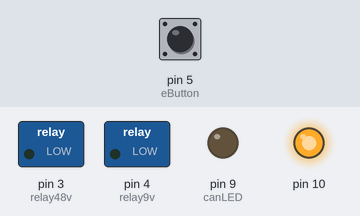
The sketch below on a simulated Arduino Uno, built with avr-gcc and run on an emulated ATmega328P. On the bench: switched loads named in the sketch (green lamp = pin HIGH), output pins drawn as LEDs (lit = HIGH). The inputs (shaded band) are chosen by the test bench; at power-on: pin 5 (eButton) HIGH. What the sketch prints to the serial monitor is not drawn.

Above: at 0.3 s.
Timing chart, 0 to 1.8 s (numbered marks = the images above):
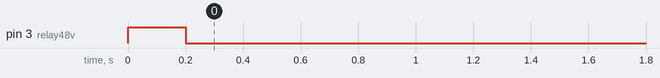

Measured:
- by itself, pin 3 (relay48v): HIGH → LOW at 0.20 s

The sketch:

sterfBoard.ino
```cpp
#include <SPI.h>
#include <mcp2515.h>
#include "can_ids.h"

MCP2515 mcp2515(10);

const int relay48v    = 3;
const int relay9v     = 4;
const int eButton     = 5;
const int autoButton  = 6;
const int res1Button  = 7;
const int res2Button  = 8;
const int canLED      = 9;
unsigned long canLEDtime = 0;
const int cubePWM     = A0;

const uint32_t heartbeatInterval = 200;
const bool ENABLE_BOARD_FAULTS   = true;
const uint8_t BOARD_TIMEOUT_MULT = 2;

unsigned long nowMS                   = millis();
unsigned long lastHeartbeatTime       = 0;
unsigned long lastSerialHeartbeatTime = nowMS;
bool serialHeartbeatReceived          = false;

bool ackSignalInvalid = true;
unsigned long lastAckTime  = nowMS;
unsigned long noAckTimeout = 500;
bool noAckReceived = true;
int hbSignal = 0;

unsigned long lastCanSig      = nowMS;
const unsigned long canLEDDur = 50;

float steeringAngle, steeringAngleVelocity, velocity,
      acceleration, jerk, gpsVelocity;

float velocitySetpoint       = 0.0;
float velocityFeedback       = 0.0;
float steeringRateSetPoint   = 0.0;
float steeringAngleFeedback  = 0.0;

float brakePositionFeedback  = 0.0;
float brakePctFeedback       = 0.0;

unsigned long lastAxelBrakeFeedback = 0;
unsigned long lastSteeringFeedback  = 0;
unsigned long lastBrakeFeedback     = 0;

bool axelBrakeAlive = false;
bool steeringAlive  = false;
bool brakeAlive     = false;

enum HbSignal  { DISARMED = 0, VALID_ARMED = 1, INVALID_ARMED = 2 };
enum Mode      { MANUAL = 0, AUTO = 1, EMERGENCY = 2 };

#define DEBUG_ENABLED
#ifdef DEBUG_ENABLED
  #define Debug Serial
#else
  #define Debug if (false) Serial
#endif

void sendHeartbeatMessage(int mode);
void sendCANMessages();
void checkCANMessages();
void led_maintenance();
void parseSerialData(String inputData);
void floatToBytes(float value, uint8_t* bytes);
void updateBoardAliveFlags(unsigned long now);
bool anyCriticalBoardMissing();
void sendSerialFeedbackToJetson();
void handleSerialInput(unsigned long now);

void setup() {
  Serial.begin(115200);
  SPI.begin();
  mcp2515.reset();
  mcp2515.setBitrate(CAN_500KBPS, MCP_8MHZ);
  mcp2515.setNormalMode();

  pinMode(relay48v,    OUTPUT);
  pinMode(relay9v,     OUTPUT);
  pinMode(eButton,     INPUT);
  pinMode(autoButton,  INPUT_PULLUP);
  pinMode(res1Button,  INPUT_PULLUP);
  pinMode(res2Button,  INPUT_PULLUP);
  pinMode(canLED,      OUTPUT);

  digitalWrite(relay9v,  LOW);
  digitalWrite(relay48v, HIGH);
}

void loop() {
  unsigned long now = millis();

  checkCANMessages();
  updateBoardAliveFlags(now);

  if (digitalRead(eButton) == LOW) {
    if (digitalRead(relay48v) == HIGH) {
      sendHeartbeatMessage(EMERGENCY);
      lastHeartbeatTime = now;
      digitalWrite(relay48v, LOW);
    } else if (now - lastHeartbeatTime >= heartbeatInterval) {
      sendHeartbeatMessage(EMERGENCY);
      lastHeartbeatTime = now;
    }
  }
  else {
    handleSerialInput(now);

    if (now - lastSerialHeartbeatTime >= 2 * heartbeatInterval)
      serialHeartbeatReceived = false;

    now = millis();
    updateBoardAliveFlags(now);

    if (now - lastHeartbeatTime >= heartbeatInterval) {
      if ((hbSignal == VALID_ARMED) && (now - lastAckTime > noAckTimeout))
        noAckReceived = true;
      else
        noAckReceived = false;

      int checkedMode = MANUAL;
      switch (hbSignal) {
        case DISARMED:      checkedMode = MANUAL;    break;
        case VALID_ARMED:   checkedMode = AUTO;      break;
        case INVALID_ARMED: checkedMode = EMERGENCY; break;
        default:            checkedMode = MANUAL;    break;
      }

      // NEW: command timeout -> EMERGENCY
      if (checkedMode == AUTO && noAckReceived) {
        checkedMode = EMERGENCY;
        Debug.println("FAULT: command timeout -> EMERGENCY");
      }

      if (ENABLE_BOARD_FAULTS && checkedMode == AUTO && anyCriticalBoardMissing()) {
        checkedMode = EMERGENCY;
        Debug.println("FAULT: missing board feedback -> EMERGENCY");
      }

      digitalWrite(relay48v, checkedMode == AUTO ? HIGH : LOW);
      sendHeartbeatMessage(checkedMode);
      lastHeartbeatTime = now;
      sendCANMessages();
    }

    led_maintenance();
  }
}

void handleSerialInput(unsigned long now) {
  if (Serial.available() <= 0) return;

  String inputData = Serial.readStringUntil('\n');
  inputData.trim();

  if (inputData.length() == 0) return;
  if (inputData[0] != '<') return;
  if (inputData[inputData.length() - 1] != '>') return;

  inputData.remove(0, 1);
  inputData.remove(inputData.length() - 1, 1);

  if (inputData.startsWith("H,")) {
    hbSignal = inputData.substring(2).toInt();
    lastSerialHeartbeatTime = now;
    serialHeartbeatReceived = true;
  } else {
    parseSerialData(inputData);
  }
}

void parseSerialData(String inputData) {
  float values[6];
  int index = 0;

  char buffer[96];
  inputData.toCharArray(buffer, sizeof(buffer));
  char* token = strtok(buffer, ",");

  while (token != NULL && index < 6) {
    values[index++] = atof(token);
    token = strtok(NULL, ",");
  }

  if (index == 6) {
    lastAckTime           = millis();
    steeringAngle         = values[0];
    steeringAngleVelocity = values[1];
    velocity              = values[2];
    acceleration          = values[3];
    jerk                  = values[4];
    gpsVelocity           = values[5];
  }
}

void sendHeartbeatMessage(int mode) {
  struct can_frame hb;
  hb.can_id  = CAN_HB_STERFBOARD;
  hb.can_dlc = 4;
  hb.data[0] = heartbeatInterval >> 8;
  hb.data[1] = heartbeatInterval & 0xFF;
  hb.data[2] = (mode == EMERGENCY) ? 0x02 : (mode == AUTO) ? 0x01 : 0x00;
  hb.data[3] = 0x00;
  mcp2515.sendMessage(&hb);

  sendSerialFeedbackToJetson();
}

void sendSerialFeedbackToJetson() {
  Serial.print("<");
  Serial.print(velocitySetpoint);     Serial.print(", ");
  Serial.print(velocityFeedback);     Serial.print(", ");
  Serial.print(steeringRateSetPoint); Serial.print(", ");
  Serial.print(steeringAngleFeedback);
  Serial.println(">");
}

void sendCANMessages() {
  struct can_frame steeringMsg;
  steeringMsg.can_id  = CAN_STEERING_TARGET;
  steeringMsg.can_dlc = 8;
  floatToBytes(steeringAngle,         steeringMsg.data);
  floatToBytes(steeringAngleVelocity, &steeringMsg.data[4]);
  mcp2515.sendMessage(&steeringMsg);

  struct can_frame velocityMsg;
  velocityMsg.can_id  = CAN_VELOCITY_TARGET;
  velocityMsg.can_dlc = 8;
  floatToBytes(velocity,     velocityMsg.data);
  floatToBytes(acceleration, &velocityMsg.data[4]);
  mcp2515.sendMessage(&velocityMsg);

  struct can_frame gpsMsg;
  gpsMsg.can_id  = CAN_GPS_VELOCITY;
  gpsMsg.can_dlc = 4;
  floatToBytes(gpsVelocity, gpsMsg.data);
  mcp2515.sendMessage(&gpsMsg);
}

void floatToBytes(float value, uint8_t* bytes) {
  union { float f; uint8_t b[4]; } c;
  c.f = value;
  memcpy(bytes, c.b, 4);
}

void checkCANMessages() {
  struct can_frame msg;

  while (mcp2515.readMessage(&msg) == MCP2515::ERROR_OK) {
    if (msg.can_dlc != 8) continue;

    digitalWrite(canLED, HIGH);
    lastCanSig = millis();

    if (msg.can_id == CAN_HB_AXELBRAKE) {
      memcpy(&velocitySetpoint, &msg.data[0], 4);
      memcpy(&velocityFeedback, &msg.data[4], 4);
      lastAxelBrakeFeedback = lastCanSig;
    }
    else if (msg.can_id == CAN_HB_STEERING) {
      memcpy(&steeringRateSetPoint,  &msg.data[0], 4);
      memcpy(&steeringAngleFeedback, &msg.data[4], 4);
      lastSteeringFeedback = lastCanSig;
    }
    else if (msg.can_id == CAN_HB_BRAKE) {
      memcpy(&brakePositionFeedback, &msg.data[0], 4);
      memcpy(&brakePctFeedback,      &msg.data[4], 4);
      lastBrakeFeedback = lastCanSig;
    }
  }
}

void updateBoardAliveFlags(unsigned long now) {
  unsigned long timeoutMs = (unsigned long)heartbeatInterval * BOARD_TIMEOUT_MULT;

  axelBrakeAlive = (now - lastAxelBrakeFeedback) <= timeoutMs;
  steeringAlive  = (now - lastSteeringFeedback)  <= timeoutMs;
  brakeAlive     = (now - lastBrakeFeedback)     <= timeoutMs;
}

bool anyCriticalBoardMissing() {
  return (!axelBrakeAlive || !steeringAlive || !brakeAlive);
}

void led_maintenance() {
  nowMS = millis();
  if (nowMS - lastCanSig > canLEDDur)
    digitalWrite(canLED, LOW);
}
```

can_ids.h
```cpp
#pragma once

// ── Heartbeats ─────────────────────────────────────────────────
#define CAN_HB_STERFBOARD    0x01   // Sterfboard → all
#define CAN_HB_STEERBOK      0x11   // Steerbok → all
#define CAN_HB_AXELBRAKE     0x12   // AxelBrake → all
#define CAN_HB_BRAKE         0x13   // BrakeStepper → all
#define CAN_HB_STEERING      0x14

// ── Commands ───────────────────────────────────────────────────
#define CAN_STEERING_TARGET  0x110  // Sterfboard → Steerbok
#define CAN_VELOCITY_TARGET  0x120  // Sterfboard → AxelBrake
#define CAN_GPS_VELOCITY     0x121  // Sterfboard → all
#define CAN_BRAKE_PCT        0x130  // AxelBrake  → BrakeStepper
```
